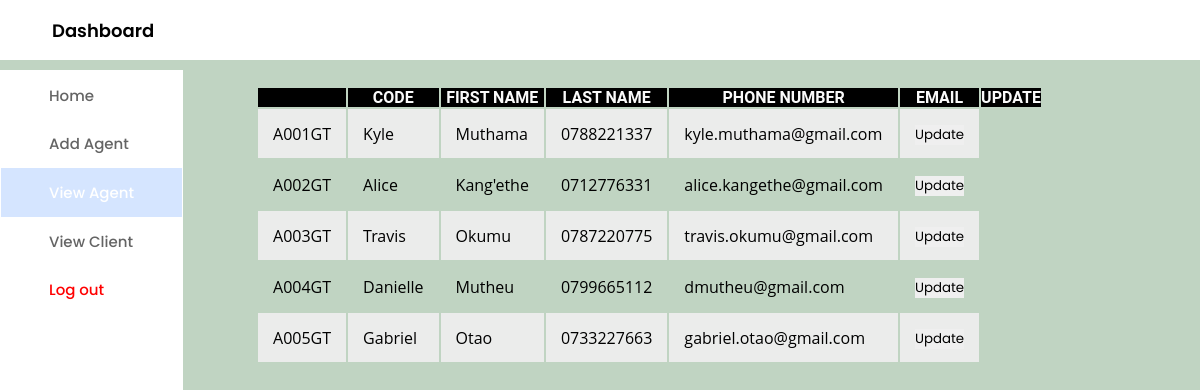
Page /Admin-Interface/view_agent_test.php on the earlier database version.
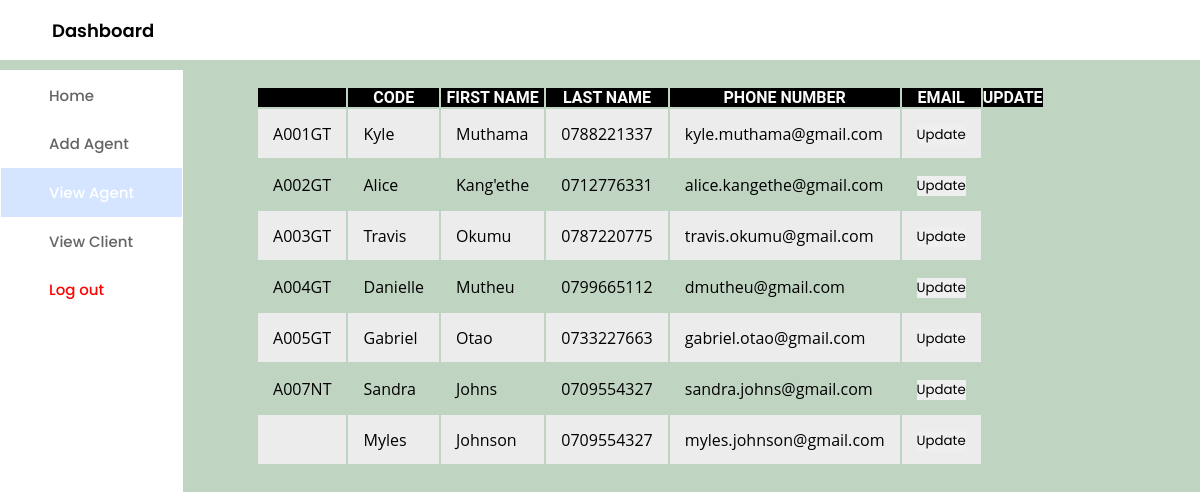
Same page on the later database version.
### tables this page shows
CREATE TABLE `agents` (
  `agent_id` int(10) NOT NULL,
  `agent_code` varchar(6) NOT NULL,
  `agent_fname` varchar(255) NOT NULL,
  `agent_lname` varchar(255) NOT NULL,
  `agent_phonenumber` varchar(12) NOT NULL,
  `agent_email` varchar(255) NOT NULL,
  `agent_password` varchar(255) NOT NULL,
  `registered_at` datetime NOT NULL DEFAULT current_timestamp(),
  `is_deleted` tinyint(1) NOT NULL DEFAULT 0
);

### Admin-Interface/agentdb.php (called while the page is built, shortened)
<?php
require_once("../Processes/DBCONNECT.php");
$sqli="SELECT * FROM agents";
$result = mysqli_query($conn , $sqli);
$test=mysqli_fetch_all($result, MYSQLI_ASSOC);
?>

### Admin-Interface/view_agent_test.php (the view, shortened to what this page needs)
<!DOCTYPE html>
<html lang="en">
<head>
  <link rel="stylesheet" href="view_agent_test.css">
  <link rel="stylesheet" href="https://cdnjs.cloudflare.com/ajax/libs/font-awesome/6.2.0/css/all.min.css" />
</head>
<body>
  <header class="header">
    <div class="title">
      <span>Dashboard</span>
    </div>
      <h4><?php  include("../Processes/admin-login-process.php"); ?><?php  echo $_SESSION['admin_email']; ?></h4>
  </header>
  <div class="container">
    <nav>
      <div class="side_navbar">
        <a href="Admin_test.php">Home</a>
        <a href="add_agent_test.php">Add Agent</a>
        <a class="active" href="#">View Agent</a>
        <a href="view_client_test.php">View Client</a>
        <a class="log-out-button" href="admin-login.php">Log out</a>
      </div>
    </nav>
    <div class="main-body">
        <table>
            <th>
                <th>Code</th>
                <th>First Name</th>
                <th>Last Name</th>
                <th>Phone Number</th>
                <th>Email</th>
                <th>Update</th>
            </th>
            <tbody>
                <?php
                    require_once("agentdb.php");
                    foreach ($test as $key => $value){
                ?>
                <tr>
                    <td><?php echo $value["agent_code"] ?></td>
                    <td><?php echo $value["agent_fname"] ?></td>
                    <td><?php echo $value["agent_lname"] ?></td>
                    <td><?php echo $value["agent_phonenumber"] ?></td>
                    <td><?php echo $value["agent_email"] ?></td>
                    <td><?php
                    echo "<div class='wrapper'>
                        <form action='editagent.php' method='POST'>
                        <input type='hidden' name='agent_id' value=".$value['agent_id']." />
                        <button type='Submit' class='button'>Update </button>
                        </form>
                        </div>"
                    ?></td>
                </tr>
                <?php }
                ?>
            </tbody>
        </table>
    </div>
    </div>
</body>
</html>

### Admin-Interface/view_agent_test.css (style rules this page uses)
* { margin: 0; padding: 0; border: none; outline: none; text-decoration: none; box-sizing: border-box; font-family: "Poppins", sans-serif; }
body { background: #c0d4c2; }
.header { display: flex; align-items: center; justify-content: space-between; height: 60px; padding: 20px; background: white; }
.title { display: flex; align-items: center; }
.title span { color: black; font-size: 18px; font-weight: 600; margin: 2rem 8rem 2rem 2rem; }
.container { margin-top: 10px; display: flex; justify-content: space-between; height: auto; }
nav { background: white; }
.side_navbar { padding: 1px; display: flex; flex-direction: column; height: 100vh; }
.side_navbar a { width: 100%; padding: 0.8rem 3rem; font-weight: 500; font-size: 15px; color: rgb(100, 100, 100); transition: all 0.35s; }
.side_navbar .log-out-button { color: red; }
.side_navbar .active { background-color: #d5e5ff; color: white; }
.main-body { width: 80%; padding: 1rem; }
.th,td { padding: 12px 15px; }
th { background: black; color: #fafafa; text-transform: uppercase; font-family: 'Roboto', sans-serif; }
td { font-family: 'Open sans', sans-serif; }
tr:nth-child(odd) { background-color: #eeee; }

Differences in the rows shown:
added agents: agent_code "A007NT", agent_fname "Sandra", agent_lname "Johns", agent_phonenumber "0709554327", agent_email "sandra.johns@gmail.com"
added agents: agent_fname "Myles", agent_lname "Johnson", agent_phonenumber "0709554327", agent_email "myles.johnson@gmail.com"
